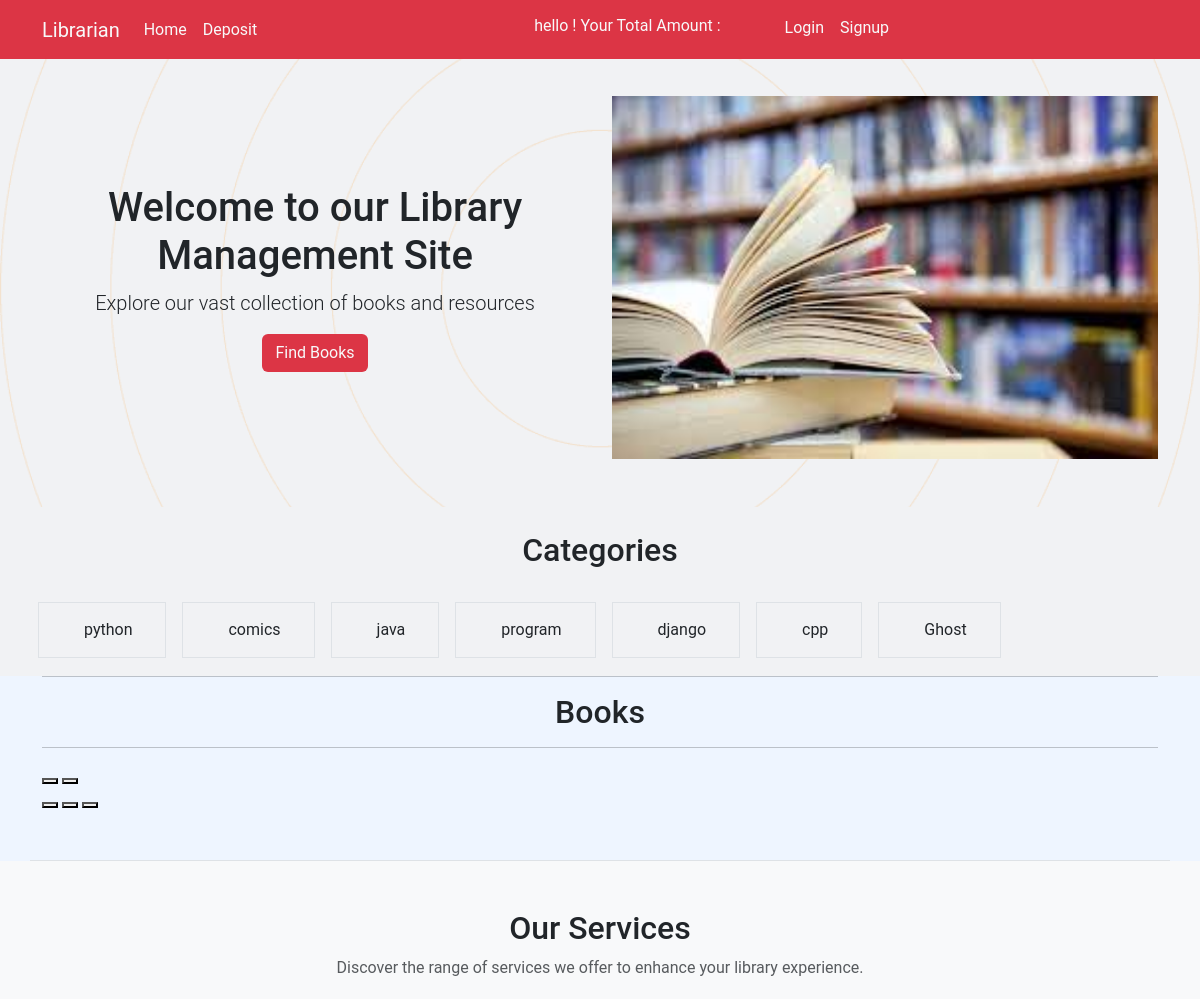
The page /category/django/ (upper part) on the database as committed earlier.
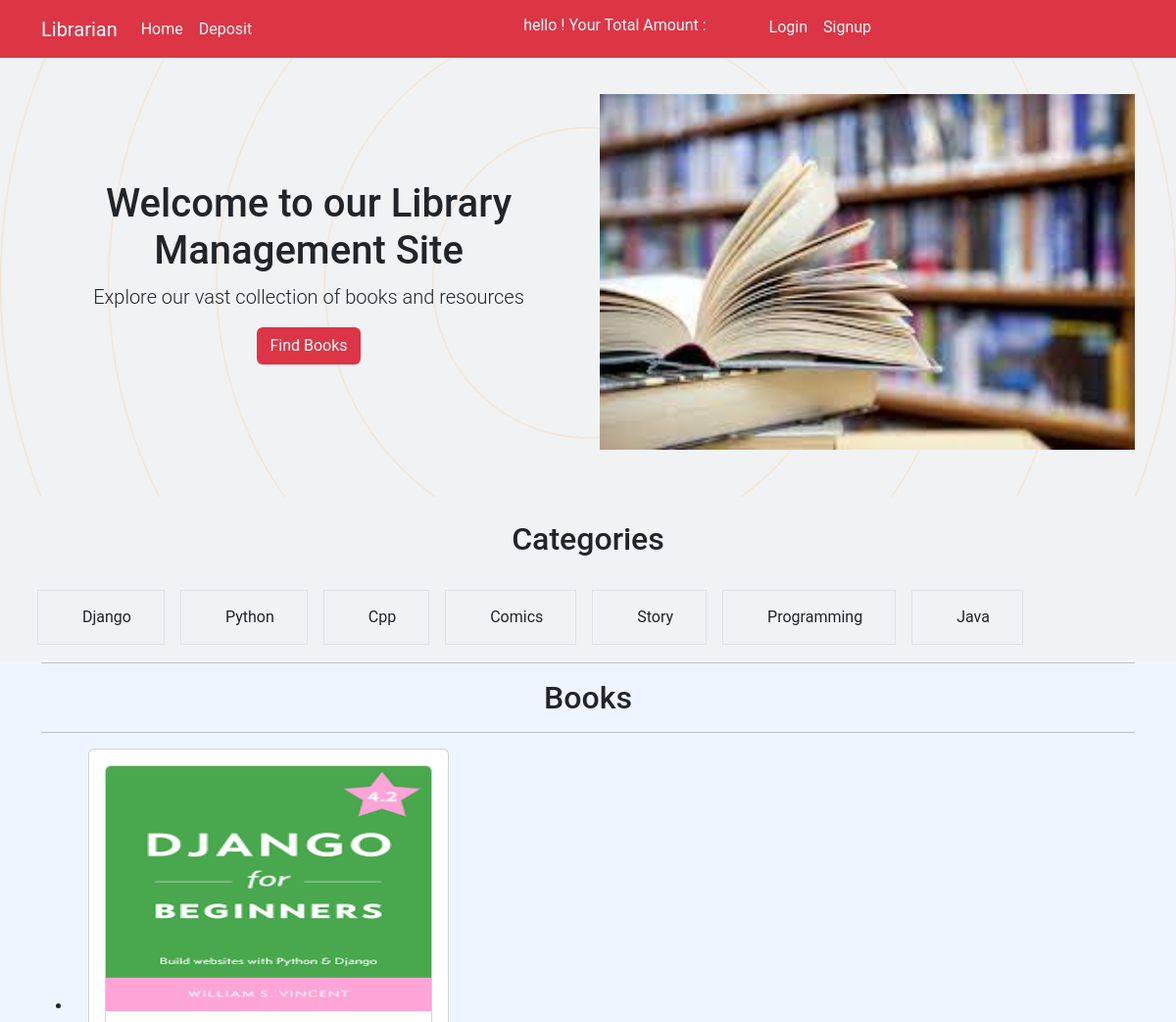
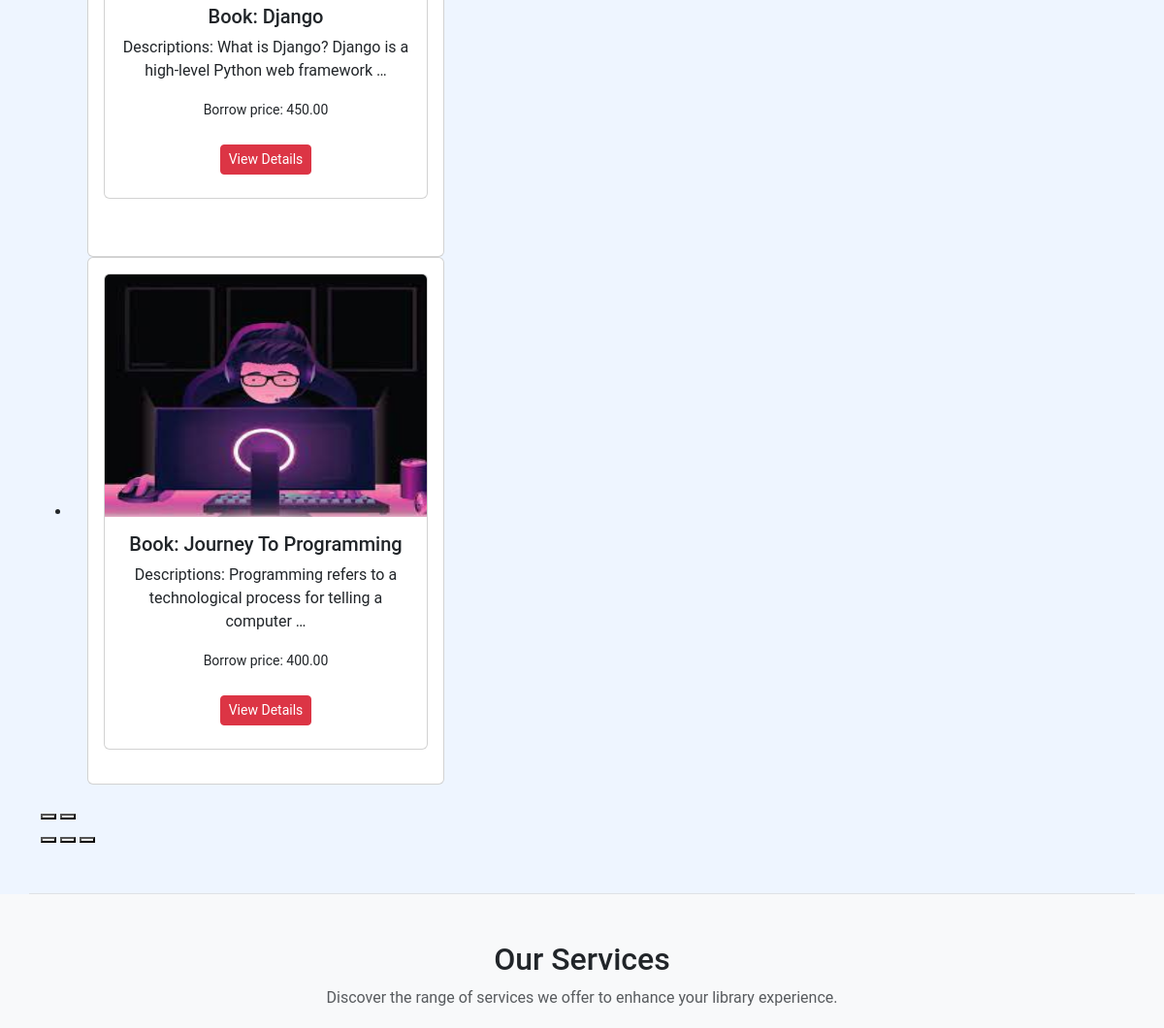
The same page on the database as committed later (2 pictures, top to bottom).
### categories/models.py (models this page shows, shortened)
class Category(models.Model):
    name = models.CharField(max_length=50 ,blank=True ,null =True)
    slug = models.SlugField(max_length =100 , unique =True , blank=True ,null =True)

### booklist/models.py (models this page shows, shortened)
class Books(models.Model):
    user = models.ForeignKey(User ,related_name='book' ,on_delete =models.CASCADE ,null=True,blank = True )
    category = models.ManyToManyField(Category,blank=True,null=True)
    title = models.CharField(max_length =200)
    description = models.TextField()
    image =models.ImageField(upload_to='booklist/media/uploads/')
    borrowing_price =models.DecimalField(default=0, max_digits=10, decimal_places=2,null=True,blank = True)
    borrow_date= models.DateTimeField(auto_now_add=True)

### librarymanagement/views.py (the view)
# urls.py: 2. Add a URL to urlpatterns:  path('', views.home, name='home')
def home(request ,Category_slug =None):
    data = Books.objects.all()
    form = Category.objects.all()
    if Category_slug is not None:
        category = Category.objects.get(slug = Category_slug)
        data = Books.objects.filter(category=category)
    return render(request, 'home.html',{'data':data , 'category':form })

### templates/home.html (shortened to what this page needs)
{% extends "base.html" %}
{% load static %}
{% block content %}
<div class="jumbotron jumbotron-fluid  text-dark pt-5 pb-5 mt-5" style="background-image: url({% static 'bg.png'%});
background-size: cover;
background-position: center;
background-repeat: no-repeat;
width: 100%; ">
    <div class="container">
        <div class="row">
            <div class="col-md-6 align-self-center">
                <div class="text-center">
                    <h1>Welcome to our Library Management Site</h1>
                    <p class="lead">Explore our vast collection of books and resources</p>
                    <a href="{% url 'find_book'%}" class="btn text-light bg-danger ">Find Books</a>
                </div>
            </div>
            <div class="col-md-6">
                <img src="{% static 'download.jpeg' %}" class="img-fluid w-100" alt="Library-Image">
            </div>
        </div>
    </div>
</div>
<div class="container text-center mt-4 ">
    <h2 class="text-center">Categories</h2> <br>
    <div class="row row-cols-auto">
        {% for cat in category %}
            <div class="form-check col  border mx-2 ">
                <label class="form-check-label p-2" for="{{cat.id}}">
                    <b><a href="{% url 'Category_slug' cat.slug %}" class="btn text-dark ">{{cat.name}}</a></b>
                </label>
            </div>
        {% endfor %}
    </div>
</div>
    <div class="row ">
        <div class='col-md-12'>
            <div style="background:#EEF5FF;">
                <div class="swiffy-slider slider-item-show3 slider-nav-round slider-nav-outside container border-bottom pb-5">
                    <hr>
                    <h2 class='text-center text-dark '>Books</h2>
                    <hr>
                    <ul class="slider-container">
                        {% for dt in data %}
                            <li class='m-auto text-center'>
                                <div class="card box-shadows  mx-3 pt-3 text-dark" style="width: 23rem; height:34rem;">
                                    <div class="card mx-3 text-dark">
                                        <img src="{{dt.image.url}}" class="card-img-top" alt="car-image" width="100px" height="250px">
                                        <div class="card-body  ">
                                            <h5 class="card-title">Book: {{dt.title}}</h5>
                                            <p class="card-text">Descriptions: {{dt.description|truncatewords:10}}</p>
                                            <small>Borrow price: {{dt.borrowing_price}}</small>
                                            <br>
                                            <br>
                                            <a href="{% url 'details' dt.id %}" class="btn btn-sm mb-2 btn-danger">View Details</a>
                                        </div>
                                    </div>
                                </div>
                            </li>
                        {% endfor %}
                    </ul>
                    <button type="button" class="slider-nav "></button>
                    <button type="button" class="slider-nav slider-nav-next "></button>
                    <div class="slider-indicators">
                        <button class=" active"></button>
                        <button ></button>
                        <button ></button>
                    </div>
                </div>
            </div>
        </div>
    </div>
<section id="services" class="py-5 bg-light">
    <div class="container">
        <div class="row">
            <div class="col text-center mb-5">
                <h2 class="text-dark">Our Services</h2>
                <p class="text-muted">Discover the range of services we offer to enhance your library experience.</p>
            </div>
        </div>
    </div>
</section>
{% endblock content %}

### templates/base.html (shortened to what this page needs)
<!doctype html>
<html lang="en">
    <head>
        <link
            href="https://cdn.jsdelivr.net/npm/bootstrap@5.3.2/dist/css/bootstrap.min.css"
            rel="stylesheet"
        />
        <link href="https://cdn.jsdelivr.net/npm/swiffy-slider@1.6.0/dist/css/swiffy-slider.min.css" rel="stylesheet">
    </head>
    <body style="background:#F1F2F4;">
        <nav class="navbar fixed-top navbar-expand-lg bg-danger ">
            <div class="container">
              <a class="navbar-brand text-light" href="#">Librarian</a>
              <div class="collapse navbar-collapse" id="navbarSupportedContent">
                <ul class="navbar-nav me-auto mb-2 mb-lg-0">
                  <li class="nav-item">
                    <a class="nav-link text-light " href="{% url 'homepage' %}">Home</a>
                  </li>
                  <li class="nav-item">
                    <a class="nav-link text-light" href="{% url 'deposit' %}">Deposit</a>
                  </li>
                </ul>
                <ul class="navbar-nav me-auto mb-2 mb-lg-0">
                  <li class="nav-item me-5">
                    <h2 class="nav-link active text-light"> hello ! Your Total Amount : {{ request.user.useraccount.balance }} </h2>
                  </li>
                    {% if user.is_authenticated %}
                    <li class="nav-item">
                        <a class="nav-link text-light active" aria-current="page" href="{% url 'profile' %}">profile</a>
                      </li>
                      <li class="nav-item">
                        <a class="nav-link text-light" href="{% url 'logout' %}">logout</a>
                      </li>
                    {% else %}
                    <li class="nav-item">
                      <a class="nav-link text-light active" aria-current="page" href="{% url 'login' %}">Login</a>
                    </li>
                    <li class="nav-item">
                      <a class="nav-link text-light" href="{% url 'register' %}">Signup</a>
                    </li>
                    {%endif%}
                  </ul>
              </div>
            </div>
        </nav>
        {% block content %}
        {% endblock content %}
    </body>
</html>

Rows that differ between the two databases and show on the page:
removed Category: name "python"
removed Category: name "comics"
removed Category: name "java"
removed Category: name "program"
removed Category: name "django"
removed Category: name "cpp"
removed Category: name "Ghost"
added Category: name "Django"
added Category: name "Python"
added Category: name "Cpp"
added Category: name "Comics"
added Category: name "Story"
added Category: name "Programming"
added Category: name "Java"
added Books: image (picture), title "Django", description "What is Django? Django is a high-level Python web framework …", borrowing_price "450.00"
added Books: image (picture), title "Journey To Programming", description "Programming refers to a technological process for telling a computer …", borrowing_price "400.00"
